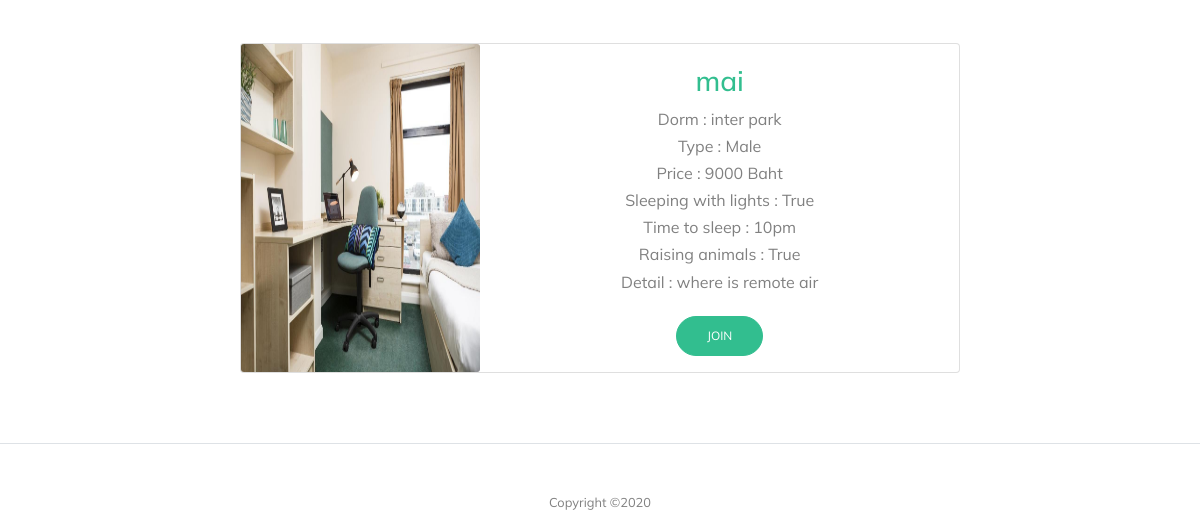
Page /homepage (lower part) on the earlier database version.
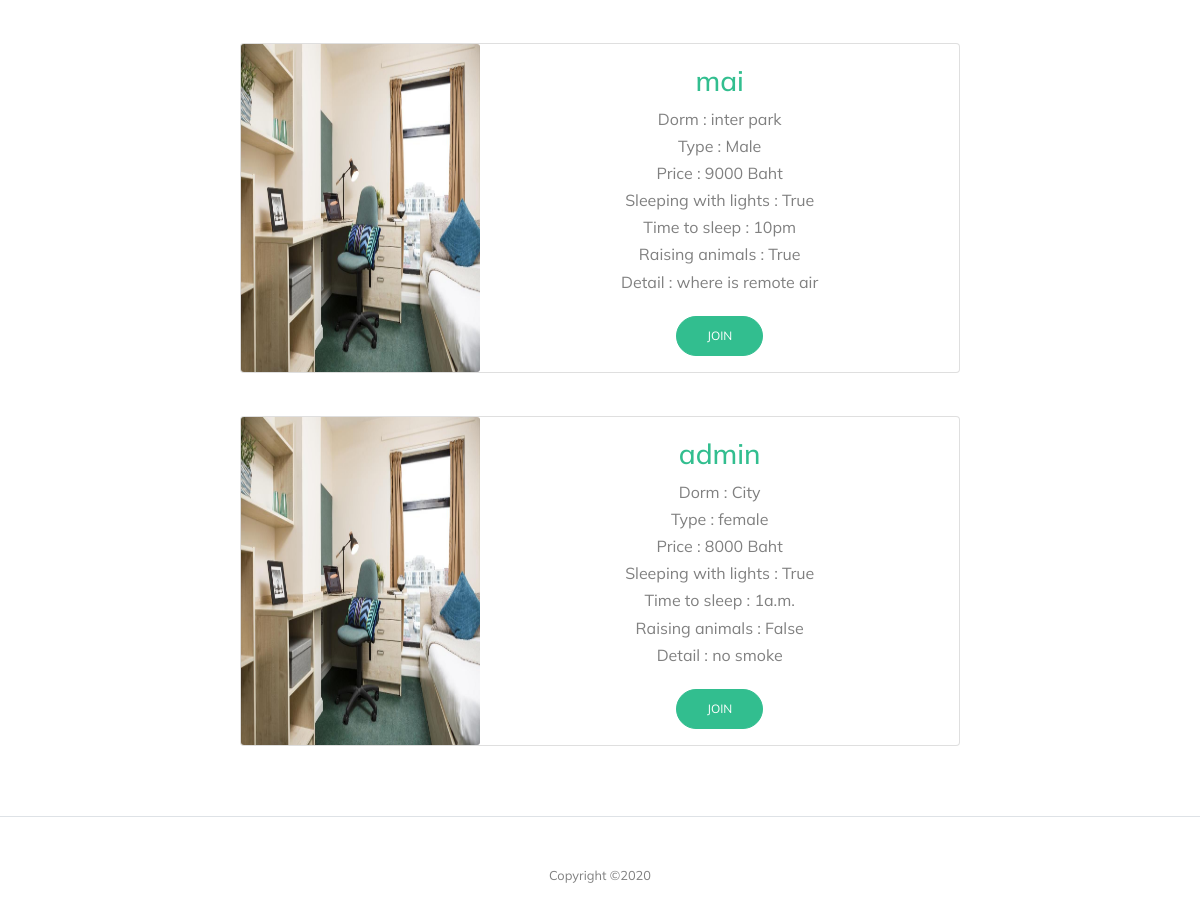
Same page on the later database version.
### matefinder/models.py (models this page shows, shortened)
class DormInformation(models.Model):
    username = models.CharField(max_length=255)
    name_dorm = models.CharField(max_length=255)
    details_dorm = models.CharField(max_length=255)
    type_dorm = models.CharField(max_length=255)
    price = models.IntegerField()
    light = models.BooleanField()
    timetosleep = models.CharField(max_length=255)
    pet = models.BooleanField()

### matefinder/views.py (the view)
# urls.py: path('homepage', views.viewPostDorm, name='homepage'),
def viewPostDorm(request):
    print("viewPostDorm")
    return render(request, 'homepage.html', {
        "dorms": DormInformation.objects.all()
    })

### templates/homepage.html (shortened to what this page needs)
{% block body %}
{% load static %}
<link rel="stylesheet" type="text/css" href="{% static '/css/styleabout.css' %}" />
<html lang="en">
  <head>
    <link rel="stylesheet" href="../static/fonts/icomoon/style.css"  rel="stylesheet"  />
    <link rel="stylesheet" href="../static/css/bootstrap.min.css"  rel="stylesheet" />
    <link rel="stylesheet" href="../static/css/jquery-ui.css"  rel="stylesheet" />
    <link rel="stylesheet" href="../static/css/owl.carousel.min.css"  rel="stylesheet" />
    <link rel="stylesheet" href="../static/css/owl.theme.default.min.css"  rel="stylesheet"  />
    <link rel="stylesheet" href="../static/css/owl.theme.default.min.css"  rel="stylesheet" />
    <link rel="stylesheet" href="../static/css/jquery.fancybox.min.css"  rel="stylesheet" />
    <link rel="stylesheet" href="../static/css/bootstrap-datepicker.css"  rel="stylesheet"  />
    <link rel="stylesheet" href="../static/fonts/flaticon/font/flaticon.css" rel="stylesheet"  />
    <link rel="stylesheet" href="../static/fonts/flaticon-covid/font/flaticon.css"  rel="stylesheet" />
    <link rel="stylesheet" href="../static/css/aos.css" rel="stylesheet"  />
    <link rel="stylesheet" href="../static/css/styleabout.css" rel="stylesheet"  />
  </head>
  <body data-spy="scroll" data-target=".site-navbar-target" data-offset="300">
    <div class="site-wrap">
      <br><br><br>
      <br>
      <center>
    {% for i in dorms %}
    <div class="card mb-3" style="max-width: 720px;">
        <div class="row no-gutters">
          <div class="col-md-4">
            <img src="../static/images/dorm2.jpg" class="card-img" alt="Image" style="height: 100%; width: 100%;">
          </div>
          <div class="col-md-8">
            <form method="post">
            <div class="card-body">
              <div class="section-heading">
                <h3 class="team">{{ i.username }}</h3>
              </div>
                Dorm : {{ i.name_dorm }}<br>
                Type : {{ i.type_dorm }} <br>
                Price : {{ i.price }} Baht <br>
                Sleeping with lights : {{ i.light }} <br>
                Time to sleep : {{ i.timetosleep }} <br>
                Raising animals : {{ i.pet }} <br>
                Detail : {{ i.details_dorm }} <br>
              </div>
              {% if i.username != user.username %}
              <button type="submit" class="btn btn-primary">Join</button>
              {% endif %}
             </div>
              <br><br>
        </div>
      </div>
      <br>
      {% endfor %}
      </center>
<br>
      <div class="row text-center">
        <div class="col-md-12">
          <div class="border-top pt-5">
            <p class="copyright"><small>
              Copyright &copy;<script>document.write(new Date().getFullYear());</script>
            </div>
          </div>
        </div>
    </div>
  </body>
  </html>
</html>
{% endblock %}

Differences in the rows shown:
added DormInformation: username "admin", name_dorm "City", type_dorm "female", price "8000", light "True", timetosleep "1a.m.", pet "False", details_dorm "no smoke", shows "JOIN"
